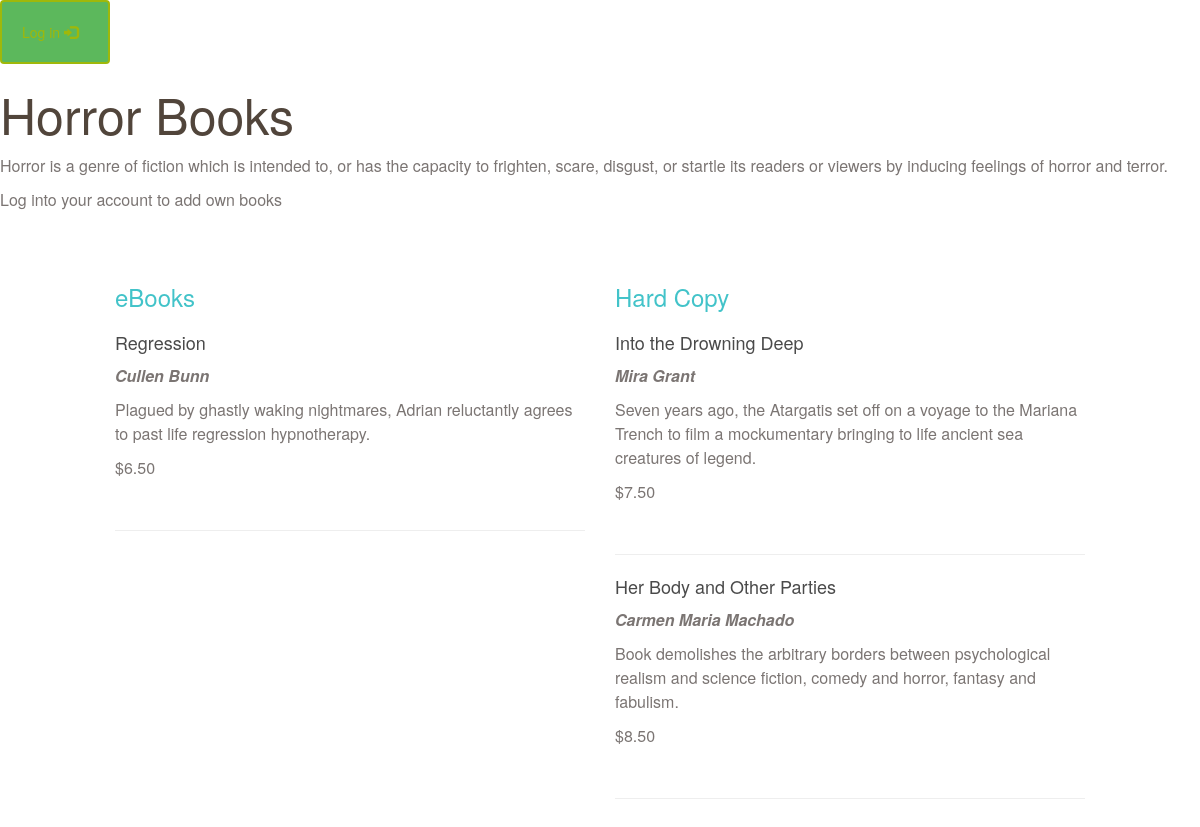
Page /genres/3/books/ on the committed database.
### db_setup.py (models this page shows, shortened)
class Genre(Base):
	__tablename__ = 'genre'
	name = Column(String(80), nullable = False)
	description = Column(String(250))
	user_id = Column(Integer, ForeignKey('user.id'))
	id = Column(Integer, primary_key = True)
	user = relationship(User)

class BookItem(Base):
	__tablename__ = 'book_item'
	name = Column(String(80), nullable = False)
	id = Column(Integer, primary_key = True)
	author = Column(String(250))
	description = Column(String(250))
	type = Column(String(80), nullable=False)
	price = Column(String(8))
	user_id = Column(Integer, ForeignKey('user.id'))
	genre_id = Column(Integer, ForeignKey('genre.id'))
	genre = relationship(Genre)
	user = relationship(User)

### application.py (the view)
@app.route('/genres/<int:genre_id>/')
@app.route('/genres/<int:genre_id>/books/')
def showBooks(genre_id):
    genre = session.query(Genre).filter_by(id=genre_id).one()
    books = session.query(BookItem).filter_by(genre_id=genre_id).all()
    if 'username' not in login_session:
        state = ''.join(random.choice(string.ascii_uppercase + string.digits)
                        for x in xrange(32))
        login_session['state'] = state
        return render_template('public_books.html', genre=genre, books=books, STATE=state)
    return render_template('books.html', books=books, genre=genre)

### templates/public_books.html (shortened to what this page needs)
<html>
<head>
    <link rel="stylesheet" href="https://maxcdn.bootstrapcdn.com/bootstrap/3.3.7/css/bootstrap.min.css">
    <link rel=stylesheet type=text/css href="static/styles.css">
</head>
<body>
	<button onclick="location.href = '{{url_for('showGenres')}}'" class="btn btn-success">
		Log in <span class="glyphicon glyphicon-log-in"></span>
    </button>
    <div class='pane'>
        <h1>{{ genre.name }} Books</h1>
        <p>{{genre.description}}</p>
        {% if books !=[] %}
        <p> Log into your account to add own books </p>
        <div class="col-md-1"></div>
        <div class="col-md-5">
            <h2>eBooks</h2>
			{% for b in books %}
			{% if b.type == 'eBook' %}
            <h3>{{b.name}}</h3>
            <p><em>{{b.author}}</em></p>
            <p>{{b.description}}</p>
            <p>{{b.price}}</p>
            <br>
            <hr class="my-4">
			{% endif %}
			{% endfor %}
        </div>
        <div class="col-md-5">
            <h2>Hard Copy</h2>
			{% for b in books %}
			{% if b.type == 'hardCopy' %}
            <h3>{{b.name}}</h3>
            <p><em>{{b.author}}</em></p>
            <p>{{b.description}}</p>
            <p>{{b.price}}</p>
            <br>
            <hr class="my-4">
			{% endif %}
			{% endfor %}
        </div>
        {% else %}
        <p>Currently there are no books of this genre.</p>
        {% endif %}
    </div>
</body>
</html>

### static/styles.css (style rules this page uses)
* { font-family: font-family: "Times New Roman", Times, serif; font-weight: 700; box-sizing: border-box; }
h1 { font-size: 50px; color: #51453B; line-height: 60px; font-weight: 300; }
h2 { font-size: 24px; color: #42C3C9; line-height: 29px; }
h3 { font-size: 18px; color: #4A4A4A; line-height: 23px; }
p { font-size: 16px; color: #7B7573; line-height: 24px; font-weight: 400; }
.btn { padding: 20px; margin: 0; border-color: #9FB80A; border-width: 2px; color: #9FB80A;; }
.glyphicon { margin-right: 10px; }

### rows in the picture
Genre: name "Horror", description "Horror is a genre of fiction which is intended to, or has the capacity to frighten, scare, disgust, or startle its readers or viewers by inducing feelings of horror and terror."
BookItem: name "Regression", author "Cullen Bunn", description "Plagued by ghastly waking nightmares, Adrian reluctantly agrees to past life regression hypnotherapy.", price "$6.50"
BookItem: name "Into the Drowning Deep", author "Mira Grant", description "Seven years ago, the Atargatis set off on a voyage to the Mariana Trench to film a mockumentary bringing to life ancient sea creatures of legend.", price "$7.50"
BookItem: name "Her Body and Other Parties", author "Carmen Maria Machado", description "Book demolishes the arbitrary borders between psychological realism and science fiction, comedy and horror, fantasy and fabulism.", price "$8.50"
